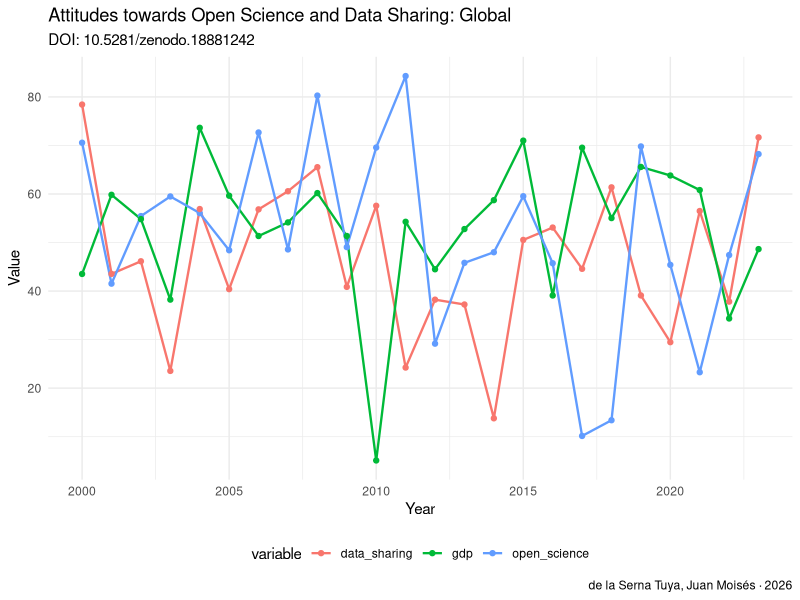

The R script that drew this image:
# analysis.R — Attitudes towards Open Science and Data Sharing: Global Dataset of Researcher Surveys (2018-2024)
# DOI: 10.5281/zenodo.18881242
# Author: de la Serna Tuya, Juan Moisés · ORCID: 0000-0002-8401-8018
# License: CC0 1.0

# ── SETUP ──────────────────────────────────────────────────────────────────
# Install required packages if needed:
# install.packages(c("readr","ggplot2","dplyr","tidyr"))

library(readr)
library(ggplot2)
library(dplyr)

# ── LOAD DATA ──────────────────────────────────────────────────────────────
# Download dataset from: https://doi.org/10.5281/zenodo.18881242
# df <- read_csv("dataset.csv")

# Example with synthetic data
set.seed(42)
years <- 2000:2023
df <- data.frame(
  year = years,
    open_science = rnorm(length(years), 50, 15),
  data_sharing = rnorm(length(years), 50, 15),
  gdp = rnorm(length(years), 50, 15),
  stringsAsFactors = FALSE
)

cat("Dataset: Attitudes towards Open Science and Data Sharing: G\n")
cat("DOI: 10.5281/zenodo.18881242\n")
cat("Dimensions:", nrow(df), "x", ncol(df), "\n\n")
print(head(df))
print(summary(df))

# ── VISUALIZATION ──────────────────────────────────────────────────────────
# Temporal trend
p1 <- df %>%
  tidyr::pivot_longer(-year, names_to="variable", values_to="value") %>%
  ggplot(aes(x=year, y=value, color=variable)) +
  geom_line(size=0.8) +
  geom_point(size=1.5) +
  labs(title="Attitudes towards Open Science and Data Sharing: Global",
       subtitle="DOI: 10.5281/zenodo.18881242",
       x="Year", y="Value",
       caption="de la Serna Tuya, Juan Moisés · 2026") +
  theme_minimal() +
  theme(legend.position="bottom")

ggsave("figures/analysis_output_r.png", p1, width=10, height=6, dpi=150)
cat("\nFigure saved: figures/analysis_output_r.png\n")

# ── CITATION ───────────────────────────────────────────────────────────────
cat("\nCitation:\n")
cat("de la Serna Tuya, Juan Moisés (2026). Attitudes towards Open Science and Data Sharing: Global Dataset of Res. Zenodo. https://doi.org/10.5281/zenodo.18881242\n")
